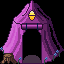

A level layout from a 2D game, rendered from its tile map. Below: a short description, then the map file with its tile-grid data intact:
An orthogonal 4x4 tile map with 16x16 px tiles, 2 tile layers (Buildings, Front).

<map version="1.10" tiledversion="1.11.2" orientation="orthogonal" renderorder="right-down" width="4" height="4" tilewidth="16" tileheight="16" infinite="0" nextlayerid="4" nextobjectid="1">
 <tileset firstgid="1" name="thistle_tent_sheet" tilewidth="16" tileheight="16" tilecount="16" columns="4">
  <image source="Tent_spring.png" width="64" height="64" />
 </tileset>
 <layer id="1" name="Buildings" width="4" height="4">
  <data encoding="csv">
0,0,0,0,
0,0,0,0,
9,10,11,12,
13,14,15,16
</data>
 </layer>
 <layer id="2" name="Front" width="4" height="4">
  <data encoding="csv">
1,2,3,4,
5,6,7,8,
0,0,0,0,
0,0,0,0
</data>
 </layer>
</map>
